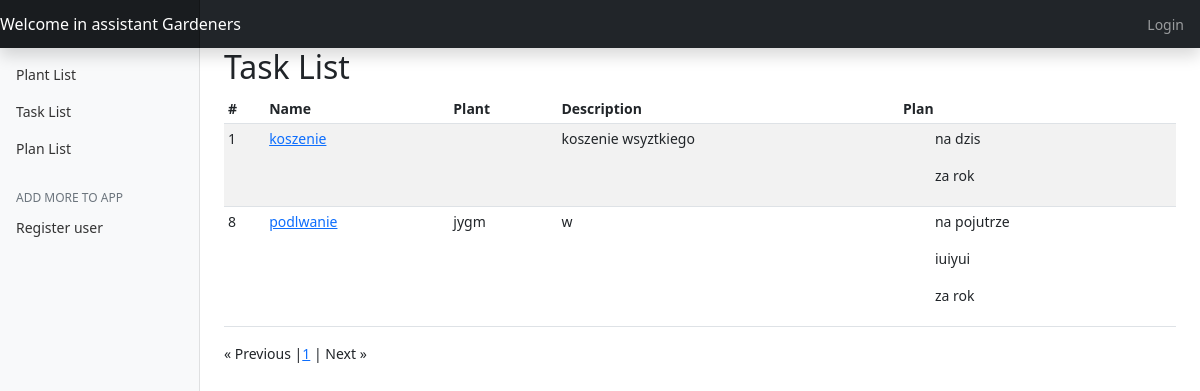
Page /task_list on the earlier database version.
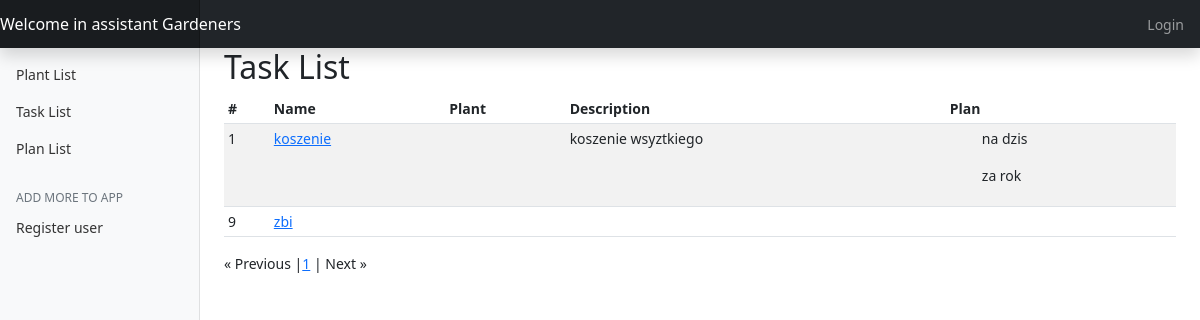
Same page on the later database version.
### garden_app/models.py (models this page shows, shortened)
class Task(models.Model):
    name = models.CharField(max_length=60)
    description = models.TextField(blank=True, null=True)
    plant = models.ForeignKey(Plant, default=None, null=True, blank=True, on_delete=models.CASCADE)
    plan = models.ManyToManyField(PlanOfWork, blank=True)

class PlanOfWork(models.Model):
    name = models.CharField(max_length=60)
    description = models.TextField(blank=True, null=True)
    created = models.DateField(auto_now=True)
    date = models.DateField(default=date.today)

class Plant(models.Model):
    name = models.CharField(max_length=60)
    species = models.CharField(null=True, blank=True, max_length=60)
    description = models.TextField(blank=True, null=True)
    amount = models.IntegerField(default=1)
    unit = models.ForeignKey(Unit, on_delete=models.CASCADE)
    type = models.ForeignKey(PlantType, on_delete=models.CASCADE)

### garden_app/views.py (the view)
# urls.py: path("task_list", views.TaskListView.as_view(), name="task_list"),
class TaskListView(View):
    def get(self, request):
        task_list = Task.objects.all().order_by('plant')
        paginator = Paginator(task_list, 10)
        page = request.GET.get('page')
        tasks = paginator.get_page(page)
        return render(request, "task_list.html", {"tasks": tasks})

### templates/task_list.html (shortened to what this page needs)
{% extends 'base.html' %}
{% load static %}
{% block table %}
    <main role="main" class="col-md-9 ml-sm-auto col-lg-10 px-4">
    <h2>Task List</h2>
      <div class="table-responsive">
        <table class="table table-striped table-sm">
          <thead>
            <tr>
              <th>#</th>
              <th>Name</th>
              <th>Plant</th>
              <th>Description</th>
              <th>Plan</th>
            </tr>
          </thead>
          <tbody>
          {% for task in tasks %}
            <tr>
              <td>{{ task.id }}</td>
                <td><a href="/task_view/{{ task.id }}" class="">{{ task.name }}</a></td>
              <td>{{ task.plant.name }}</td>
              <td>{{ task.description }}</td>
                <td>
                    {% for plan in task.plan.all %}
                    <ol>{{ plan.name }}</ol>
                    {% endfor %}
                </td>
            </tr>
          {% endfor %}
          </tbody>
        </table>
      </div>
  <div class="dashboard-menu">
    <span class="step-links">
        {% if tasks.has_previous %}
            <a href="?page=1">&laquo; First page </a>
            <a href="?page={{ tasks.previous_page_number }}">&laquo; Previous</a>
            {% elif tasks.has_previous == False %}
                        &laquo; Previous
        {% endif %}
        <span class="color-header text-uppercase">
        {% for page in tasks.paginator.page_range %}
        |<a href="?page={{ page }}">{{ page }}</a>
        {% endfor %}|
        </span>
        {% if tasks.has_next %}
            <a href="?page={{ tasks.next_page_number }}">Next &raquo;</a>
        {% elif tasks.has_next == False %}
        Next &raquo;
        {% endif %}
    </span>
  </div>
    </div>
{% endblock %}

Differences in the rows shown:
removed Task: id "8", name "podlwanie", plant.name "jygm", description "w", PlanOfWork (name "za rok")
removed PlanOfWork: name "na pojutrze", shown under "8"
no longer on this page (row unchanged): PlanOfWork: name "iuiyui", shown under "8"
added Task: id "9", name "zbi"
